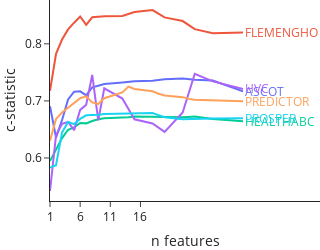

Source (notebook cell):
### Code cell
run_training_curves('gb')

### Figure 1 — Plotly figure (JSON) as saved in the notebook; plotly's stock layout.template omitted (floating-point values rounded to 4 significant figures)
{"data": [{"hovertemplate": "variable=ASCOT<br>index=%{x}<br>value=%{y}<extra></extra>", "legendgroup": "ASCOT", "line": {"color": "#636efa", "dash": "solid"}, "marker": {"symbol": "circle"}, "mode": "lines", "name": "ASCOT", "orientation": "v", "showlegend": true, "x": [1, 2, 3, 4, 5, 6, 7, 8, 9, 10, 13, 14, 15, 18, 19, 20, 23, 24, 25, 28, 33], "xaxis": "x", "y": [0.6906, 0.6358, 0.6666, 0.7026, 0.7162, 0.7168, 0.7097, 0.7238, 0.7267, 0.7295, 0.7324, 0.7334, 0.7344, 0.7354, 0.7367, 0.738, 0.7392, 0.7381, 0.7369, 0.7358, 0.7168], "yaxis": "y", "type": "scatter"}, {"hovertemplate": "variable=FLEMENGHO<br>index=%{x}<br>value=%{y}<extra></extra>", "legendgroup": "FLEMENGHO", "line": {"color": "#EF553B", "dash": "solid"}, "marker": {"symbol": "circle"}, "mode": "lines", "name": "FLEMENGHO", "orientation": "v", "showlegend": true, "x": [1, 2, 3, 4, 5, 6, 7, 8, 9, 10, 13, 14, 15, 18, 19, 20, 23, 24, 25, 28, 33], "xaxis": "x", "y": [0.7179, 0.7827, 0.8075, 0.8253, 0.837, 0.848, 0.8334, 0.8465, 0.8473, 0.8481, 0.849, 0.8524, 0.8558, 0.8592, 0.8528, 0.8464, 0.8399, 0.8329, 0.8258, 0.8187, 0.8198], "yaxis": "y", "type": "scatter"}, {"hovertemplate": "variable=HEALTHABC<br>index=%{x}<br>value=%{y}<extra></extra>", "legendgroup": "HEALTHABC", "line": {"color": "#00cc96", "dash": "solid"}, "marker": {"symbol": "circle"}, "mode": "lines", "name": "HEALTHABC", "orientation": "v", "showlegend": true, "x": [1, 2, 3, 4, 5, 6, 7, 8, 9, 10, 13, 14, 15, 18, 19, 20, 23, 24, 25, 28, 33], "xaxis": "x", "y": [0.5947, 0.6152, 0.6348, 0.6495, 0.6536, 0.6615, 0.6606, 0.6647, 0.6678, 0.6694, 0.6705, 0.6715, 0.6725, 0.672, 0.6714, 0.6709, 0.6714, 0.672, 0.6726, 0.6685, 0.6644], "yaxis": "y", "type": "scatter"}, {"hovertemplate": "variable=HVC<br>index=%{x}<br>value=%{y}<extra></extra>", "legendgroup": "HVC", "line": {"color": "#ab63fa", "dash": "solid"}, "marker": {"symbol": "circle"}, "mode": "lines", "name": "HVC", "orientation": "v", "showlegend": true, "x": [1, 2, 3, 4, 5, 6, 7, 8, 9, 10, 13, 14, 15, 18, 19, 20, 23, 24, 25, 28, 33], "xaxis": "x", "y": [0.5422, 0.6396, 0.6599, 0.6632, 0.6487, 0.6842, 0.6932, 0.7455, 0.6658, 0.7222, 0.704, 0.6859, 0.6678, 0.6605, 0.6531, 0.6457, 0.6797, 0.7136, 0.7475, 0.7342, 0.7209], "yaxis": "y", "type": "scatter"}, {"hovertemplate": "variable=PREDICTOR<br>index=%{x}<br>value=%{y}<extra></extra>", "legendgroup": "PREDICTOR", "line": {"color": "#FFA15A", "dash": "solid"}, "marker": {"symbol": "circle"}, "mode": "lines", "name": "PREDICTOR", "orientation": "v", "showlegend": true, "x": [1, 2, 3, 4, 5, 6, 7, 8, 9, 10, 13, 14, 15, 18, 19, 20, 23, 24, 25, 28, 33], "xaxis": "x", "y": [0.6302, 0.6684, 0.6797, 0.6882, 0.6961, 0.7048, 0.7081, 0.6975, 0.6946, 0.7048, 0.715, 0.7251, 0.721, 0.7168, 0.7127, 0.7096, 0.7066, 0.7036, 0.7022, 0.7009, 0.6995], "yaxis": "y", "type": "scatter"}, {"hovertemplate": "variable=PROSPER<br>index=%{x}<br>value=%{y}<extra></extra>", "legendgroup": "PROSPER", "line": {"color": "#19d3f3", "dash": "solid"}, "marker": {"symbol": "circle"}, "mode": "lines", "name": "PROSPER", "orientation": "v", "showlegend": true, "x": [1, 2, 3, 4, 5, 6, 7, 8, 9, 10, 13, 14, 15, 18, 19, 20, 23, 24, 25, 28, 33], "xaxis": "x", "y": [0.5833, 0.5874, 0.6448, 0.663, 0.6594, 0.6685, 0.6748, 0.6747, 0.6758, 0.6769, 0.678, 0.6783, 0.6785, 0.6788, 0.6751, 0.6715, 0.6678, 0.6682, 0.6686, 0.669, 0.6694], "yaxis": "y", "type": "scatter"}], "layout": {"xaxis": {"anchor": "y", "domain": [0.0, 1.0], "title": {"text": "n features"}, "tickvals": [1, 6, 11, 16]}, "yaxis": {"anchor": "x", "domain": [0.0, 1.0], "title": {"text": "c-statistic"}}, "legend": {"title": {"text": "variable"}, "tracegroupgap": 0}, "margin": {"t": 0, "l": 0, "r": 0, "b": 0}, "height": 250, "width": 250, "annotations": [{"ay": 10, "font": {"color": "#636efa"}, "showarrow": false, "text": "ASCOT", "x": 33, "xanchor": "left", "y": 0.7168}, {"ay": 10, "font": {"color": "#EF553B"}, "showarrow": false, "text": "FLEMENGHO", "x": 33, "xanchor": "left", "y": 0.8198}, {"ay": 10, "font": {"color": "#00cc96"}, "showarrow": false, "text": "HEALTHABC", "x": 33, "xanchor": "left", "y": 0.6644}, {"ay": 10, "font": {"color": "#ab63fa"}, "showarrow": false, "text": "HVC", "x": 33, "xanchor": "left", "y": 0.7209}, {"ay": 10, "font": {"color": "#FFA15A"}, "showarrow": false, "text": "PREDICTOR", "x": 33, "xanchor": "left", "y": 0.6995}, {"ay": 10, "font": {"color": "#19d3f3"}, "showarrow": false, "text": "PROSPER", "x": 33, "xanchor": "left", "y": 0.6694}], "showlegend": false}}
